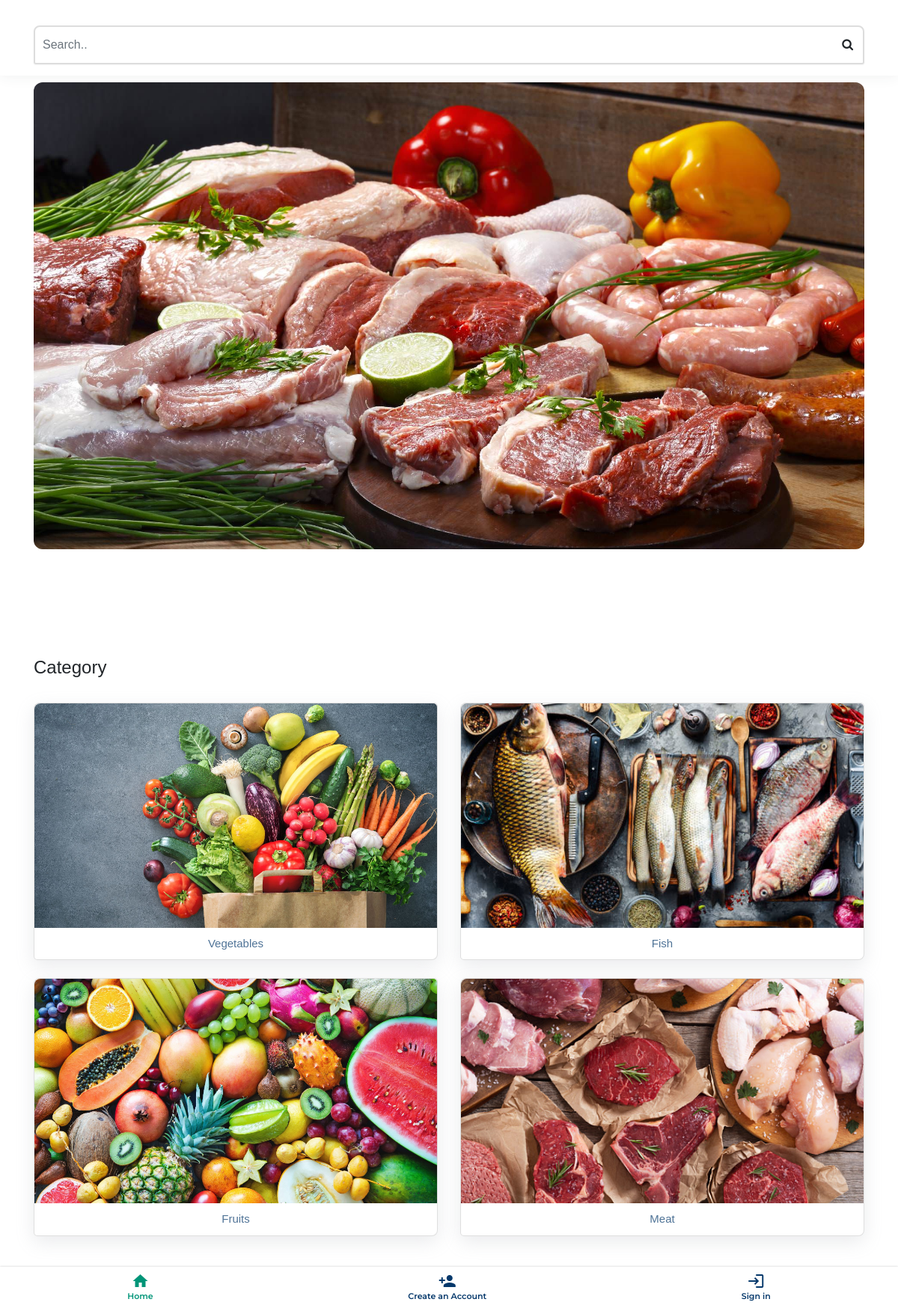
The page / on the database its author committed.
### arman/models.py (models this page shows, shortened)
class product(models.Model):
    Name = models.CharField(max_length=100)
    Brand = models.CharField(max_length=100)
    Category = models.CharField(max_length=100)
    category_name = models.CharField(max_length=100)
    per_unit = models.CharField(max_length=100)
    Qty = models.IntegerField()
    Rate = models.IntegerField()
    Discount = models.IntegerField()
    Percentage = models.IntegerField()
    Total_rate = models.IntegerField()
    Top_product = models.CharField(max_length=20)
    Image = models.ImageField(upload_to='images', blank=True, null=True)

class Category(models.Model):
    name = models.CharField(max_length=50)
    description = models.CharField(max_length=200)
    image = models.ImageField(upload_to="images/")

### arman/views.py (the view)
# urls.py: path('', views.index, name='index'),
def index(request):
    if request.user.is_superuser:
        return redirect('home')
    elif 'id' in request.session:
        return redirect('user_home')
    else:
        pro = automate_data()
        cat = Category.objects.all().order_by('?')
        top_product_list = product.objects.filter(
            Top_product="yes").order_by('?')
        return render(request, 'index.html', {'cat': cat, 'pro': pro, 'top_product_list': top_product_list})

### arman/views.py (called while the page is built)
def automate_data():
    pro = product.objects.all()
    return pro

### arman/templates/index.html (shortened to what this page needs)
{% load static %}
<!DOCTYPE html>
<html lang="en">
<head>
    <link rel="stylesheet" href="{% static 'css/main.css' %}">
    <link rel="stylesheet" href="https://cdnjs.cloudflare.com/ajax/libs/font-awesome/4.7.0/css/font-awesome.min.css">
    <link rel="stylesheet" href="https://cdn.jsdelivr.net/npm/bootstrap@4.5.3/dist/css/bootstrap.min.css">
    <link rel="stylesheet"
        href="https://cdnjs.cloudflare.com/ajax/libs/OwlCarousel2/2.3.4/assets/owl.carousel.min.css" />
    <link rel="stylesheet"
        href="https://cdnjs.cloudflare.com/ajax/libs/OwlCarousel2/2.3.4/assets/owl.theme.default.min.css" />
    <link rel="stylesheet" href="//code.jquery.com/ui/1.12.1/themes/base/jquery-ui.css">
</head>
<body>
    <nav class="nav">
        <a href="{% url 'user_home' %}" class="nav__link nav__link--active">
            <i class="material-icons nav__icon">home</i>
            <span class="nav__text">Home</span>
        </a>
        <a href="{% url 'user_signup' %}" class="nav__link ">
            <i class="material-icons nav__icon">person_add</i>
            <span class="nav__text">Create an Account</span>
        </a>
        <a href="{% url 'login' %}" class="nav__link">
            <i class="material-icons nav__icon">login</i>
            <span class="nav__text">Sign in</span>
        </a>
    </nav>
    <section id="header">
        <div class="container mt-4">
            <form action="{% url 'public_search_product' %}" method="post">
                <div class="searchbar d-flex">
                    <input class="search_input form-control" id="serach_data" name="search_data" type="text"
                        placeholder="Search.." autocomplete="off" required>
                    <button type="submit" class="btn " name="submit"><i class="fa fa-search"></i></button>
                </div>
            </form>
        </div>
    </section>
    {% if top_product_list %}
    <section class="owl_carousel-section" id="owl_carousel-section">
        <div class="container">
            <div id="owl-demo" class="owl-carousel owl-theme">
                {% for tops in top_product_list %}
                <div class="item">
                    <a href="{% url 'public_view_product_details' tops.id  %}" class="text-decoration-none">
                        <img src="{{ tops.Image.url }}" alt="slider-images" class="img-fluid">
                    </a>
                </div>
                {% endfor %}
            </div>
        </div>
    </section>
    {% endif %}
    <section class="category_section mb-5">
        <div class="container pb-5">
            <h4 class="pt-2">Category</h4>
            <div class="row">
                {% if cat %}
                {% for cate in cat %}
                <div class="col-lg-6 col-md-6 col-sm-6 col-6 pt-4">
                    <a href="{% url 'public_view_selected_category' cate.id  %}" class="text-decoration-none">
                        <div class="card">
                            <img class="card-img-top" src="{{ cate.image.url }}" alt="Card image cap">
                            <div class="card-body">
                                <p class="card-text">{{ cate.name }}</p>
                            </div>
                        </div>
                    </a>
                </div>
                {% endfor %}
                {% endif %}
            </div>
        </div>
    </section>
</body>
</html>

### arman/static/css/main.css (style rules this page uses)
html { scroll-behavior: smooth; }
* { margin: 0; padding: 0; list-style-type: none; box-sizing: border-box; text-decoration: none; scroll-behavior: smooth; }
body { font-family: sans-serif !important; }
.owl_carousel-section { width: 100%; height: auto; margin-top: 110px; }
#owl-demo .item img { width: 100%; height: auto; border-radius: 12px; }
.nav { position: fixed; bottom: 0; width: 100%; height: 55px; box-shadow: 0 0 3px rgba(0, 0, 0, 0.2); background-color: #ffffff; display: flex; overflow-x: auto; z-index: 9999999999999; }
.nav__link { font-family: "Montserrat", sans-serif; font-weight: 550; display: flex; flex-direction: column; align-items: center; justify-content: center; flex-grow: 1; min-width: 50px; overflow: hidden; white-space: nowrap; font-size: 11px; color: #05386B; text-decoration: none; -webkit-tap-highlight-color: transparent; transition: background-color 0.1s ease-in-out; }
.nav__link--active { color: #009578; }
.nav__icon { font-size: 18px; }
.category_section { width: 100%; height: auto; }
.category_section .card { border-bottom-left-radius: 5px; border-bottom-right-radius: 8px; border-top-left-radius: 8px; border-top-right-radius: 5px; box-shadow: rgba(149, 157, 165, 0.2) 0px 8px 24px; }
.category_section .card .card-img-top { width: 100%; max-height: 300px; object-fit: cover; border-top-left-radius: 8px; border-top-right-radius: 5px; }
.category_section .card .card-body { padding: 10px 10px 10px 10px; }
.category_section .card .card-body p { text-align: center; padding: 0px 0px 0px 0px !important; color: #05386B; opacity: 0.7; font-size: 15px; }
#header { position: absolute; top: 0; width: 100%; transition: all 0.5s; z-index: 9999999999999; padding: 15px 0; box-shadow: 0px 0 18px rgba(55, 66, 59, 0.08); }
.searchbar { height: auto; border: 2px solid #ddd; border-radius: 3px; border-top-left-radius: 8px; border-top-right-radius: 8px; padding: 5px 0px 5px 0px; position: relative; margin-top: -5px; box-shadow: rgba(0, 0, 0, 0.05) 0px 1px 2px 0px; }
.searchbar .search_input { width: 100%; outline: 0; border: none; padding-left: 10px; font-weight: 500; color: #000; background: transparent; }

### rows shown on the page
product: Image (picture)
Category: image (picture), name "Vegetables"
Category: image (picture), name "Fish"
Category: image (picture), name "Fruits"
Category: image (picture), name "Meat"
